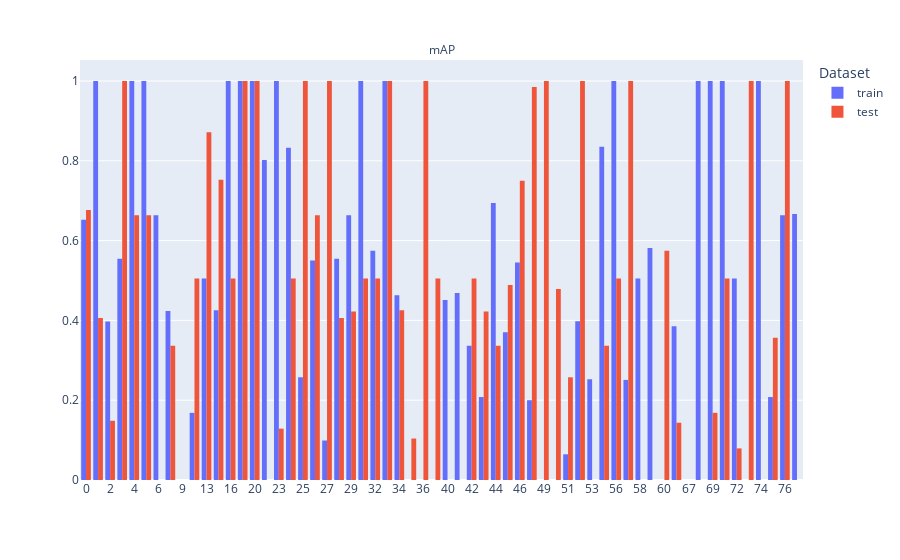

Source (notebook cell):
### Code cell
check = PerformanceReport(prediction_formatter=det_formatter)
check.run(train_ds, test_ds, yolo)

### Figure 1 — Plotly figure (JSON) as saved in the notebook; plotly's stock layout.template omitted (floating-point values rounded to 4 significant figures)
{"data": [{"alignmentgroup": "True", "bingroup": "x", "histfunc": "sum", "hovertemplate": "Dataset=train<br>Metric=mAP<br>Class=%{x}<br>sum of Value=%{y}<extra></extra>", "legendgroup": "train", "marker": {"color": "#636efa", "pattern": {"shape": ""}}, "name": "train", "offsetgroup": "train", "orientation": "v", "showlegend": true, "type": "histogram", "x": [0, 1, 2, 3, 4, 5, 6, 7, 9, 11, 13, 14, 16, 17, 20, 22, 23, 24, 25, 26, 27, 28, 29, 31, 32, 33, 34, 35, 36, 39, 40, 41, 42, 43, 44, 45, 46, 48, 49, 50, 51, 52, 53, 55, 56, 57, 58, 59, 60, 65, 67, 68, 69, 71, 72, 73, 74, 75, 76, 77, 79], "xaxis": "x", "y": [0.6525, 1, 0.397, 0.5545, 1, 1, 0.6634, 0.4238, 0, 0.1683, 0.505, 0.4257, 1, 1, 1, 0.802, 1, 0.8328, 0.2574, 0.55, 0.09901, 0.5545, 0.6634, 1, 0.5743, 1, 0.4629, 0, 0, 0, 0.451, 0.4686, 0.3366, 0.2079, 0.6944, 0.3705, 0.5453, 0.2, 0, 0, 0.06436, 0.398, 0.2525, 0.835, 1, 0.2508, 0.505, 0.5817, 0, 0.3853, 0, 1, 1, 1, 0.505, 0, 1, 0.2079, 0.6634, 0.6667, 0], "yaxis": "y"}, {"alignmentgroup": "True", "bingroup": "x", "histfunc": "sum", "hovertemplate": "Dataset=test<br>Metric=mAP<br>Class=%{x}<br>sum of Value=%{y}<extra></extra>", "legendgroup": "test", "marker": {"color": "#EF553B", "pattern": {"shape": ""}}, "name": "test", "offsetgroup": "test", "orientation": "v", "showlegend": true, "type": "histogram", "x": [0, 1, 2, 3, 4, 5, 6, 7, 9, 11, 13, 14, 16, 17, 20, 22, 23, 24, 25, 26, 27, 28, 29, 31, 32, 33, 34, 35, 36, 39, 40, 41, 42, 43, 44, 45, 46, 48, 49, 50, 51, 52, 53, 55, 56, 57, 58, 59, 60, 65, 67, 68, 69, 71, 72, 73, 74, 75, 76], "xaxis": "x", "y": [0.6766, 0.4059, 0.1485, 1, 0.6634, 0.6634, 0, 0.3366, 0, 0.505, 0.8713, 0.7525, 0.505, 1, 1, 0, 0.1287, 0.505, 1, 0.6634, 1, 0.4059, 0.4224, 0.505, 0.505, 1, 0.4257, 0.104, 1, 0.505, 0, 0, 0.505, 0.4224, 0.3366, 0.4884, 0.75, 0.9851, 1, 0.4787, 0.2574, 1, 0, 0.3366, 0.505, 1, 0, 0, 0.5743, 0.1436, 0, 0, 0.1683, 0.505, 0.07921, 1, 0, 0.3564, 1], "yaxis": "y"}], "layout": {"annotations": [{"font": {}, "showarrow": false, "text": "mAP", "x": 0.5, "xanchor": "center", "xref": "paper", "y": 1, "yanchor": "bottom", "yref": "paper"}], "barmode": "group", "legend": {"title": {"text": "Dataset"}, "tracegroupgap": 0}, "margin": {"t": 60}, "xaxis": {"anchor": "y", "domain": [0, 1], "title": {}, "type": "category"}, "yaxis": {"anchor": "x", "domain": [0, 1], "showticklabels": true, "title": {}}}}
